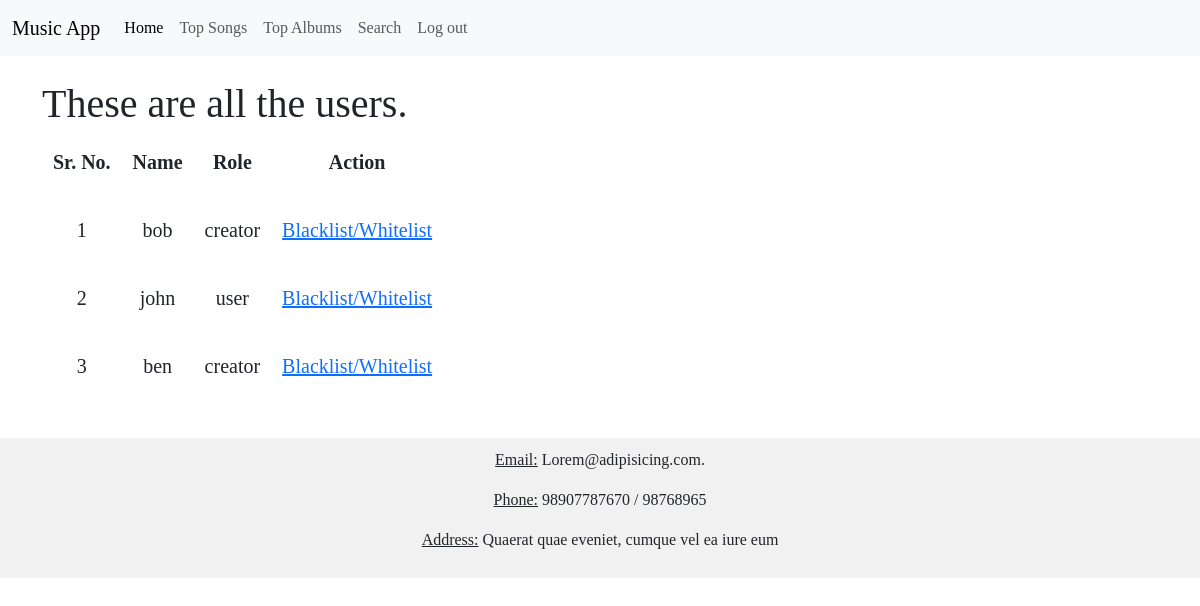
/admin_users, run on the app's committed database.
### model.py (models this page shows)
class User(db.Model):
    id = db.Column(db.Integer, primary_key=True)
    password = db.Column(db.String(128), nullable=False)
    name = db.Column(db.String(128), nullable=False)
    role = db.Column(db.String(128), nullable=False)
    songs = db.relationship('Song', backref='user')
    playlists = db.relationship('Playlist', backref='user')
    albums = db.relationship('Album', backref='user')
    ratings = db.relationship('Rating', backref='user')
    avg_rating = db.Column(db.Integer, default=0)
    blacklist_id = db.Column(db.Integer, db.ForeignKey('blacklist.id'))

### app.py (the view)
@app.route("/admin_users")
def admin_users():
    all_users = User.query.all()
    return render_template("admin_users.html", all_users = all_users)

### templates/admin_users.html (shortened to what this page needs)
{% extends "base.html" %}
{% block head %}
{{ super() }}
{% endblock %}
{% block body %}
    <h1>These are all the users.</h1>
    <table style="text-align: center;">
        <tr>
            <th><p class="song_artist">Sr. No.</p></th>
            <th><p class="song_artist">Name</p></th>
            <th><p class="song_artist">Role</p></th>
            <th><p class="song_artist">Action</p></th>
        </tr>
        {% for user in all_users %}
        <tr>
            <td><p class="song_artist">{{ loop.index }}</p></td>
            <td><p class="song_artist">{{ user.name }}</p></td>
            <td><p class="song_artist">{{ user.role }}</p></td>
            <td><p class="song_artist"><a href="/{{ user.id }}/blacklist">Blacklist/Whitelist</a></p></td>
        </tr>
        {% endfor %}
    </table>
{% endblock %}

### static/style.css (style rules this page uses)
* { font-family: 'Times New Roman', Times, serif; }
.song_artist { font-size: 20px; padding: 10px; }

### data on the page
User: name "bob", role "creator"
User: name "john", role "user"
User: name "ben", role "creator"
